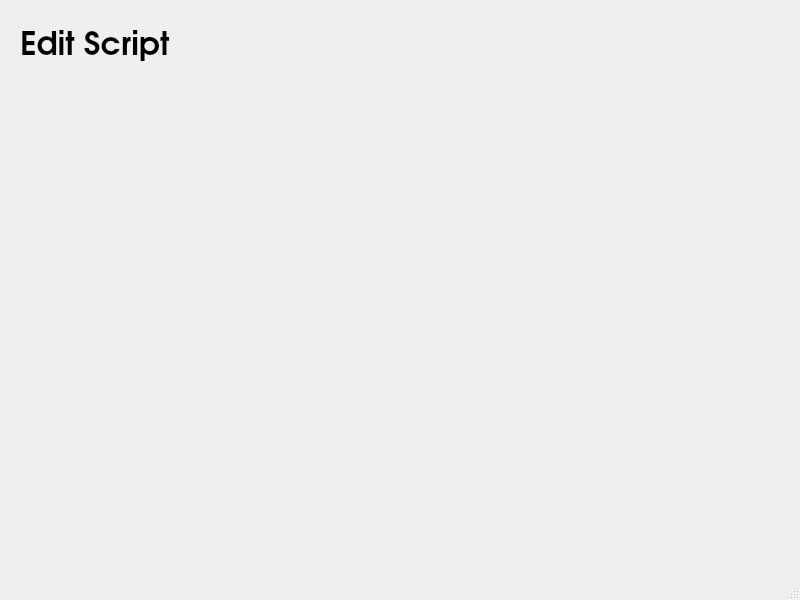
<?xml version="1.0" encoding="UTF-8"?>
<ui version="4.0">
 <class>MainWindow</class>
 <widget class="QMainWindow" name="MainWindow">
  <property name="geometry">
   <rect>
    <x>0</x>
    <y>0</y>
    <width>800</width>
    <height>600</height>
   </rect>
  </property>
  <property name="windowTitle">
   <string>MainWindow</string>
  </property>
  <widget class="QWidget" name="centralwidget">
   <widget class="QLabel" name="label">
    <property name="geometry">
     <rect>
      <x>20</x>
      <y>20</y>
      <width>281</width>
      <height>51</height>
     </rect>
    </property>
    <property name="font">
     <font>
      <family>TeX Gyre Adventor</family>
      <pointsize>24</pointsize>
      <weight>75</weight>
      <bold>true</bold>
     </font>
    </property>
    <property name="text">
     <string>Edit Script</string>
    </property>
   </widget>
  </widget>
  <widget class="QMenuBar" name="menubar">
   <property name="geometry">
    <rect>
     <x>0</x>
     <y>0</y>
     <width>800</width>
     <height>20</height>
    </rect>
   </property>
  </widget>
  <widget class="QStatusBar" name="statusbar"/>
 </widget>
 <resources/>
 <connections/>
</ui>
